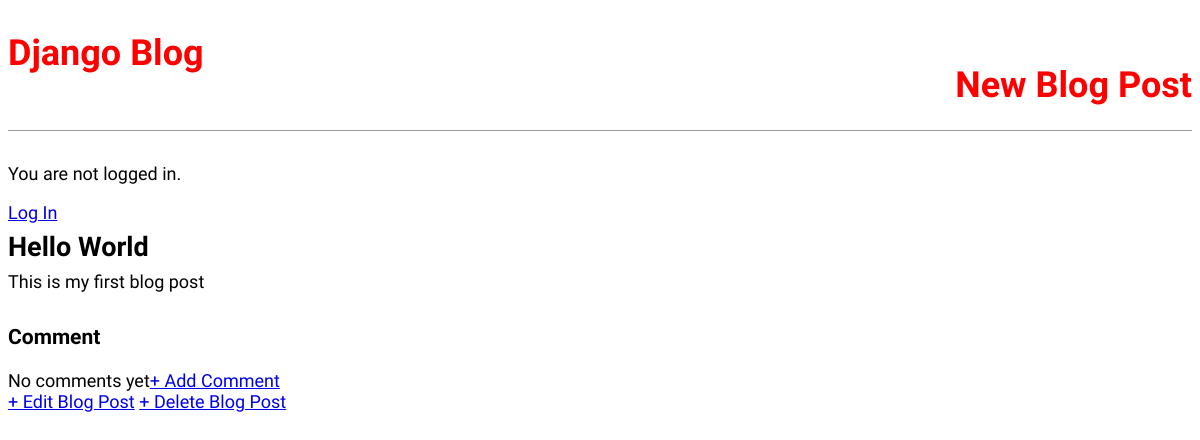
/post/1/, run on an earlier commit of the app's database.
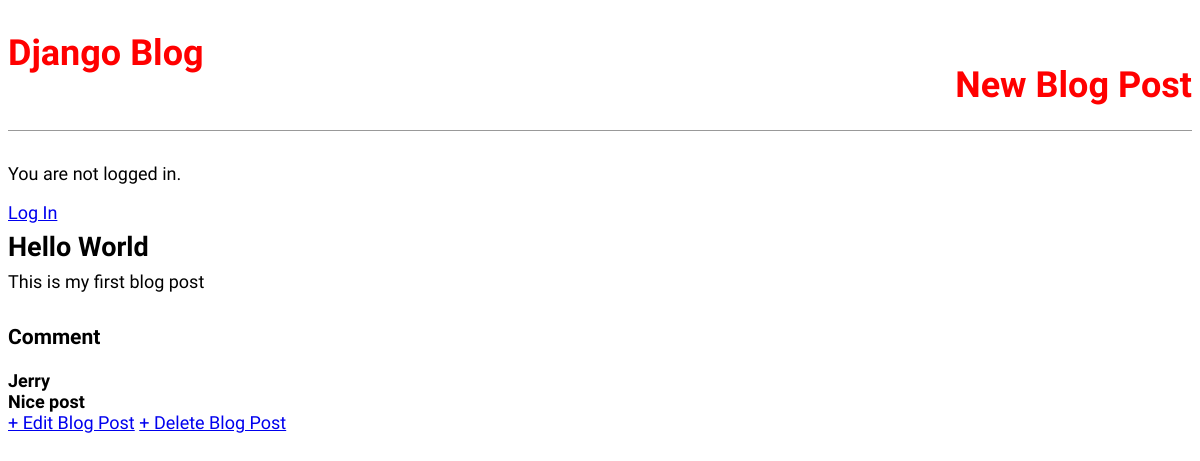
And on a later commit of the database.
### blog/models.py (models this page shows, shortened)
class Comment(models.Model):
    post = models.ForeignKey('Post', related_name='comments', on_delete=models.CASCADE, )
    name = models.CharField(max_length=200)
    body = models.TextField()

### blog/views.py (the view)
# urls.py: path('post/<int:pk>/', BlogDetailView.as_view(), name='post_detail'),
class BlogDetailView(DetailView):
    model = Post
    template_name = 'post_detail.html'

### blog/templates/post_detail.html (shortened to what this page needs)
{% extends 'base.html' %}
{% block content %}
    <div class="post_entry">
        <h2>{{ post.title }}</h2>
        <p>{{ post.body }}</p>
    </div>
    <h3>Comment</h3>
    {% if not post.comments.all %}
        No comments yet<a href="{% url 'post_comment' post.pk %}">+ Add Comment</a>
    {% else %}
        {% for comment in post.comments.all %}
            <strong>
            {{ comment.name }}
            <br>
            {{ comment.body }}
            </strong>
        {% endfor %}
    {% endif %}
    <br>
    <a href="{% url 'post_edit' post.pk %}">+ Edit Blog Post</a>
    <a href="{% url 'post_delete' post.pk %}">+ Delete Blog Post</a>
{% endblock %}

What changed in the data, as far as the page shows it:
added Comment: name "Jerry", body "Nice post"
Also different on the page:
text no longer shown: "No comments yet + Add Comment"
